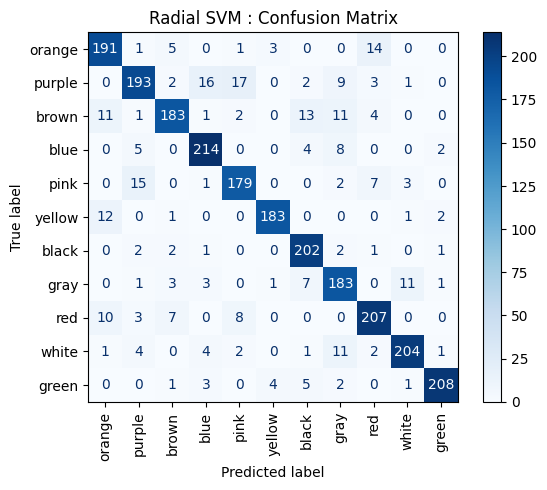

Write Python code to recreate this figure.
# © 2024 Numantic Solutions
# https://github.com/NMoroney
# MIT License
#

import zipfile

from sklearn import svm

from sklearn.model_selection import train_test_split
from sklearn.metrics import classification_report
from sklearn.metrics import confusion_matrix, ConfusionMatrixDisplay

import matplotlib.pyplot as plt

import sys
sys.path.insert(0, '../')
import mlcolor_utilities as mlc


path_zip = "../../data/"
name_zip = "ml_color-11_terms-min_670-rgbn.tsv.zip"

lines = mlc.zip_to_lines(path_zip, name_zip)
rgbs, names = mlc.split_rgbn(lines, '\t')
unique_names, to_index, to_name, classes = mlc.to_classes(names)

rgbs_train, rgbs_test, classes_train, classes_test = (
    train_test_split(rgbs, classes, test_size=0.33, random_state=42)
)

clf = svm.SVC(kernel='rbf')    # RBF is Radial Basis Functions

clf.fit(rgbs_train, classes_train)


predictions_test = clf.predict(rgbs_test)

class_labels = []
for i in range(len(unique_names)) :
  class_labels.append(to_name[i])

print(classification_report(classes_test, predictions_test, target_names=class_labels))

cm = confusion_matrix(classes_test, predictions_test, labels=clf.classes_)
print (cm)

disp = ConfusionMatrixDisplay.from_predictions(classes_test,
                                               predictions_test,
                                               cmap=plt.cm.Blues,
                                               display_labels=class_labels)

plt.xticks(rotation=90)
plt.title('Radial SVM : Confusion Matrix')
plt.savefig("mlcolor_confusionmatrix.png", bbox_inches='tight')

